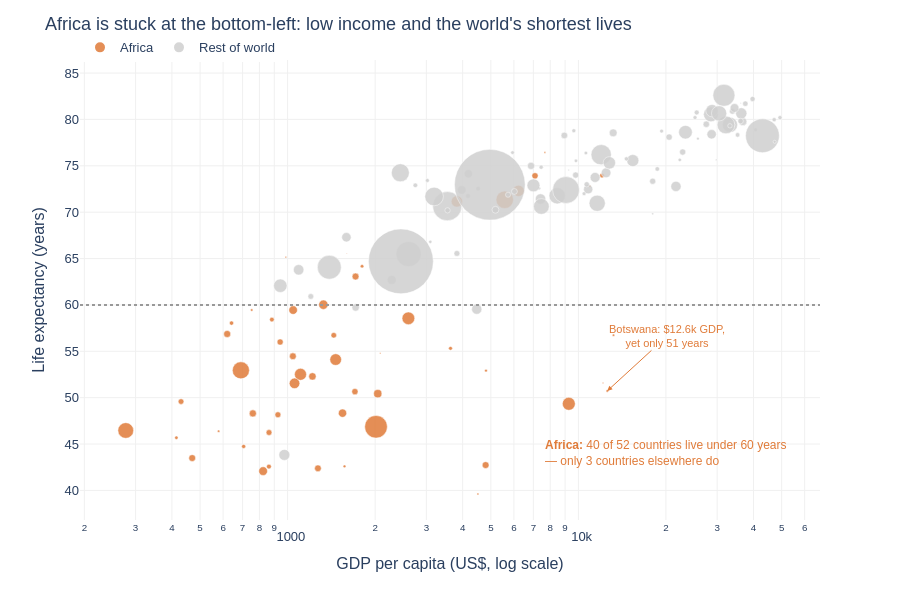

The notebook cell this image was saved under:
### Markdown cell above
## Task 2 — Bubble chart: tell a story

**What to build:** A bubble chart (full 2007 dataset, all countries) where:
- x = GDP per capita (log scale)
- y = life expectancy
- size = population
- colour = ONE continent highlighted (your choice), all others grey
- At least one annotation explaining the highlighted group's story

> This is the grey-and-highlight technique applied to a bubble chart.

### Code cell
# Task 2
# YOUR CODE HERE

# Step 1: 2007 data + highlight column
d07 = df.loc[df['year'] == 2007].copy()
d07['highlight'] = d07['continent'].apply(lambda c: 'Africa' if c == 'Africa' else 'Rest of world')   # CHANGED

# Step 2: Numbers for the story
africa = d07[d07['highlight'] == 'Africa']
under60_africa = (africa['lifeExp'] < 60).sum()
under60_rest = (d07[d07['highlight'] == 'Rest of world']['lifeExp'] < 60).sum()   # CHANGED

# Step 3: Bubble chart — Africa orange, everyone else grey
fig = px.scatter(
    d07.sort_values('highlight', ascending=False),   # grey drawn first, Africa on top
    x='gdpPercap',
    y='lifeExp',
    size='pop',
    size_max=50,   # cap bubble size
    color='highlight',
    color_discrete_map={'Africa': '#E07B39', 'Rest of world': '#D0D0D0'},   # CHANGED
    category_orders={'highlight': ['Africa', 'Rest of world']},             # NEW: Africa first in legend
    hover_name='country',
    log_x=True,    # log scale for GDP
    labels={'gdpPercap': 'GDP per capita (US$, log scale)',
            'lifeExp': 'Life expectancy (years)',
            'highlight': ''}                                                 # NEW: no legend title
)
fig.update_traces(marker=dict(opacity=0.85, line=dict(width=0.5, color='white')))

# Step 4: Annotations telling the story
fig.add_hline(y=60, line_dash='dot', line_color='#999')

fig.add_annotation(
    x=np.log10(20000), y=44,   # log axis -> position uses log10
    text=f"<b>Africa:</b> {under60_africa} of {len(africa)} countries live under 60 years<br>— only {under60_rest} countries elsewhere do",
    showarrow=False, align='left',
    font=dict(color='#E07B39', size=12)
)

bw = africa[africa['country'] == 'Botswana'].iloc[0]
fig.add_annotation(
    x=np.log10(bw['gdpPercap']), y=bw['lifeExp'],
    text='Botswana: $12.6k GDP,<br>yet only 51 years',
    showarrow=True, arrowhead=2, arrowcolor='#E07B39', ax=60, ay=-55,
    font=dict(color='#E07B39', size=11)
)

# Step 5: Layout improvements
fig.update_layout(
    title="Africa is stuck at the bottom-left: low income and the world's shortest lives",
    plot_bgcolor='white',
    paper_bgcolor='white',
    font=dict(family='Arial', size=13),
    xaxis=dict(gridcolor='#F0F0F0'),
    yaxis=dict(gridcolor='#F0F0F0'),
    showlegend=True,                                                    # CHANGED
    legend=dict(orientation='h', x=0, y=1.06, itemsizing='constant'),   # NEW
    height=600
)

fig.show()

### Figure 1 — Plotly figure (JSON) as saved in the notebook; plotly's stock layout.template omitted (floating-point values rounded to 4 significant figures)
{"data": [{"hovertemplate": "<b>%{hovertext}</b><br><br>=Africa<br>GDP per capita (US$, log scale)=%{x}<br>Life expectancy (years)=%{y}<br>pop=%{marker.size}<extra></extra>", "hovertext": ["South Africa", "Somalia", "Sierra Leone", "Cameroon", "Botswana", "Burundi", "Burkina Faso", "Sudan", "Swaziland", "Senegal", "Tanzania", "Togo", "Benin", "Tunisia", "Uganda", "Angola", "Algeria", "Zambia", "Central African Republic", "Congo, Rep.", "Chad", "Sao Tome and Principe", "Guinea-Bissau", "Guinea", "Ghana", "Kenya", "Gambia", "Gabon", "Lesotho", "Liberia", "Libya", "Madagascar", "Malawi", "Ethiopia", "Mali", "Mauritania", "Mauritius", "Eritrea", "Equatorial Guinea", "Morocco", "Mozambique", "Egypt", "Namibia", "Djibouti", "Niger", "Nigeria", "Cote d'Ivoire", "Congo, Dem. Rep.", "Comoros", "Reunion", "Rwanda", "Zimbabwe"], "legendgroup": "Africa", "marker": {"color": "#E07B39", "line": {"color": "white", "width": 0.5}, "opacity": 0.85, "size": [43997828, 9118773, 6144562, 17696293, 1639131, 8390505, 14326203, 42292929, 1133066, 12267493, 38139640, 5701579, 8078314, 10276158, 29170398, 12420476, 33333216, 11746035, 4369038, 3800610, 10238807, 199579, 1472041, 9947814, 22873338, 35610177, 1688359, 1454867, 2012649, 3193942, 6036914, 19167654, 13327079, 76511887, 12031795, 3270065, 1250882, 4906585, 551201, 33757175, 19951656, 80264543, 2055080, 496374, 12894865, 135031164, 18013409, 64606759, 710960, 798094, 8860588, 12311143], "sizemode": "area", "sizeref": 527500.0, "symbol": "circle"}, "mode": "markers", "name": "Africa", "orientation": "v", "showlegend": true, "type": "scatter", "x": [9270.0, 926.1, 862.5, 2042.0, 12570.0, 430.1, 1217.0, 2602.0, 4513.0, 1712.0, 1107.0, 883.0, 1441.0, 7093.0, 1056.0, 4797.0, 6223.0, 1271.0, 706.0, 3633.0, 1704.0, 1598.0, 579.2, 942.7, 1328.0, 1463.0, 752.7, 13210.0, 1569.0, 414.5, 12060.0, 1045.0, 759.3, 690.8, 1043.0, 1803.0, 10960.0, 641.4, 12150.0, 3820.0, 823.7, 5581.0, 4811.0, 2082.0, 619.7, 2014.0, 1545.0, 277.6, 986.1, 7670.0, 863.1, 469.7], "xaxis": "x", "y": [49.34, 48.16, 42.57, 50.43, 50.73, 49.58, 52.3, 58.56, 39.61, 63.06, 52.52, 58.42, 56.73, 73.92, 51.54, 42.73, 72.3, 42.38, 44.74, 55.32, 50.65, 65.53, 46.39, 56.01, 60.02, 54.11, 59.45, 56.73, 42.59, 45.68, 73.95, 59.44, 48.3, 52.95, 54.47, 64.16, 72.8, 58.04, 51.58, 71.16, 42.08, 71.34, 52.91, 54.79, 56.87, 46.86, 48.33, 46.46, 65.15, 76.44, 46.24, 43.49], "yaxis": "y"}, {"hovertemplate": "<b>%{hovertext}</b><br><br>=Rest of world<br>GDP per capita (US$, log scale)=%{x}<br>Life expectancy (years)=%{y}<br>pop=%{marker.size}<extra></extra>", "hovertext": ["Afghanistan", "Paraguay", "Pakistan", "Oman", "Norway", "Nicaragua", "New Zealand", "Netherlands", "Nepal", "Myanmar", "Montenegro", "Mongolia", "Mexico", "Malaysia", "Lebanon", "Albania", "Korea, Rep.", "Korea, Dem. Rep.", "Jordan", "Japan", "Jamaica", "Italy", "Israel", "Ireland", "Iraq", "Iran", "Indonesia", "Panama", "Peru", "Iceland", "Philippines", "Yemen, Rep.", "West Bank and Gaza", "Vietnam", "Venezuela", "Uruguay", "United States", "United Kingdom", "Turkey", "Trinidad and Tobago", "Thailand", "Taiwan", "Syria", "Switzerland", "Sweden", "Sri Lanka", "Spain", "Slovenia", "Slovak Republic", "Singapore", "Serbia", "Saudi Arabia", "Romania", "Puerto Rico", "Portugal", "Poland", "India", "Kuwait", "Hungary", "China", "Denmark", "Cuba", "Dominican Republic", "Ecuador", "Croatia", "Bulgaria", "Brazil", "El Salvador", "Costa Rica", "Bosnia and Herzegovina", "Hong Kong, China", "Bolivia", "Cambodia", "Colombia", "Belgium", "Bangladesh", "Argentina", "Honduras", "Haiti", "Chile", "Guatemala", "Greece", "Canada", "Germany", "Australia", "Austria", "France", "Finland", "Bahrain", "Czech Republic"], "legendgroup": "Rest of world", "marker": {"color": "#D0D0D0", "line": {"color": "white", "width": 0.5}, "opacity": 0.85, "size": [31889923, 6667147, 169270617, 3204897, 4627926, 5675356, 4115771, 16570613, 28901790, 47761980, 684736, 2874127, 108700891, 24821286, 3921278, 3600523, 49044790, 23301725, 6053193, 127467972, 2780132, 58147733, 6426679, 4109086, 27499638, 69453570, 223547000, 3242173, 28674757, 301931, 91077287, 22211743, 4018332, 85262356, 26084662, 3447496, 301139947, 60776238, 71158647, 1056608, 65068149, 23174294, 19314747, 7554661, 9031088, 20378239, 40448191, 2009245, 5447502, 4553009, 10150265, 27601038, 22276056, 3942491, 10642836, 38518241, 1110396331, 2505559, 9956108, 1318683096, 5468120, 11416987, 9319622, 13755680, 4493312, 7322858, 190010647, 6939688, 4133884, 4552198, 6980412, 9119152, 14131858, 44227550, 10392226, 150448339, 40301927, 7483763, 8502814, 16284741, 12572928, 10706290, 33390141, 82400996, 20434176, 8199783, 61083916, 5238460, 708573, 10228744], "sizemode": "area", "sizeref": 527500.0, "symbol": "circle"}, "mode": "markers", "name": "Rest of world", "orientation": "v", "showlegend": true, "type": "scatter", "x": [974.6, 4173.0, 2606.0, 22320.0, 49360.0, 2749.0, 25190.0, 36800.0, 1091.0, 944.0, 9254.0, 3096.0, 11980.0, 12450.0, 10460.0, 5937.0, 23350.0, 1593.0, 4519.0, 31660.0, 7321.0, 28570.0, 25520.0, 40680.0, 4471.0, 11610.0, 3541.0, 9809.0, 7409.0, 36180.0, 3190.0, 2281.0, 3025.0, 2442.0, 11420.0, 10610.0, 42950.0, 33200.0, 8458.0, 18010.0, 7458.0, 28720.0, 4185.0, 37510.0, 33860.0, 3970.0, 28820.0, 25770.0, 18680.0, 47140.0, 9787.0, 21650.0, 10810.0, 19330.0, 20510.0, 15390.0, 2452.0, 47310.0, 18010.0, 4959.0, 35280.0, 8948.0, 6025.0, 6873.0, 14620.0, 10680.0, 9066.0, 5728.0, 9645.0, 7446.0, 39720.0, 3822.0, 1714.0, 7007.0, 33690.0, 1391.0, 12780.0, 3548.0, 1202.0, 13170.0, 5186.0, 27540.0, 36320.0, 32170.0, 34440.0, 36130.0, 30470.0, 33210.0, 29800.0, 22830.0], "xaxis": "x", "y": [43.83, 71.75, 65.48, 75.64, 80.2, 72.9, 80.2, 79.76, 63.78, 62.07, 74.54, 66.8, 76.19, 74.24, 71.99, 76.42, 78.62, 67.3, 72.53, 82.6, 72.57, 80.55, 80.75, 78.89, 59.55, 70.96, 70.65, 75.54, 71.42, 81.76, 71.69, 62.7, 73.42, 74.25, 73.75, 76.38, 78.24, 79.42, 71.78, 69.82, 70.62, 78.4, 74.14, 81.7, 80.88, 72.4, 80.94, 77.93, 74.66, 79.97, 74.0, 72.78, 72.48, 78.75, 78.1, 75.56, 64.7, 77.59, 73.34, 72.96, 78.33, 78.27, 72.23, 74.99, 75.75, 73.0, 72.39, 71.88, 78.78, 74.85, 82.21, 65.55, 59.72, 72.89, 79.44, 64.06, 75.32, 70.2, 60.92, 78.55, 70.26, 79.48, 80.65, 79.41, 81.23, 79.83, 80.66, 79.31, 75.64, 76.49], "yaxis": "y"}], "layout": {"annotations": [{"align": "left", "font": {"color": "#E07B39", "size": 12}, "showarrow": false, "text": "<b>Africa:</b> 40 of 52 countries live under 60 years<br>— only 3 countries elsewhere do", "x": 4.301, "y": 44}, {"arrowcolor": "#E07B39", "arrowhead": 2, "ax": 60, "ay": -55, "font": {"color": "#E07B39", "size": 11}, "showarrow": true, "text": "Botswana: $12.6k GDP,<br>yet only 51 years", "x": 4.099, "y": 50.73}], "font": {"family": "Arial", "size": 13}, "height": 600, "legend": {"itemsizing": "constant", "orientation": "h", "title": {"text": ""}, "tracegroupgap": 0, "x": 0, "y": 1.06}, "margin": {"t": 60}, "paper_bgcolor": "white", "plot_bgcolor": "white", "shapes": [{"line": {"color": "#999", "dash": "dot"}, "type": "line", "x0": 0, "x1": 1, "xref": "x domain", "y0": 60, "y1": 60, "yref": "y"}], "showlegend": true, "title": {"text": "Africa is stuck at the bottom-left: low income and the world's shortest lives"}, "xaxis": {"anchor": "y", "domain": [0, 1], "gridcolor": "#F0F0F0", "title": {"text": "GDP per capita (US$, log scale)"}, "type": "log"}, "yaxis": {"anchor": "x", "domain": [0, 1], "gridcolor": "#F0F0F0", "title": {"text": "Life expectancy (years)"}}}}
